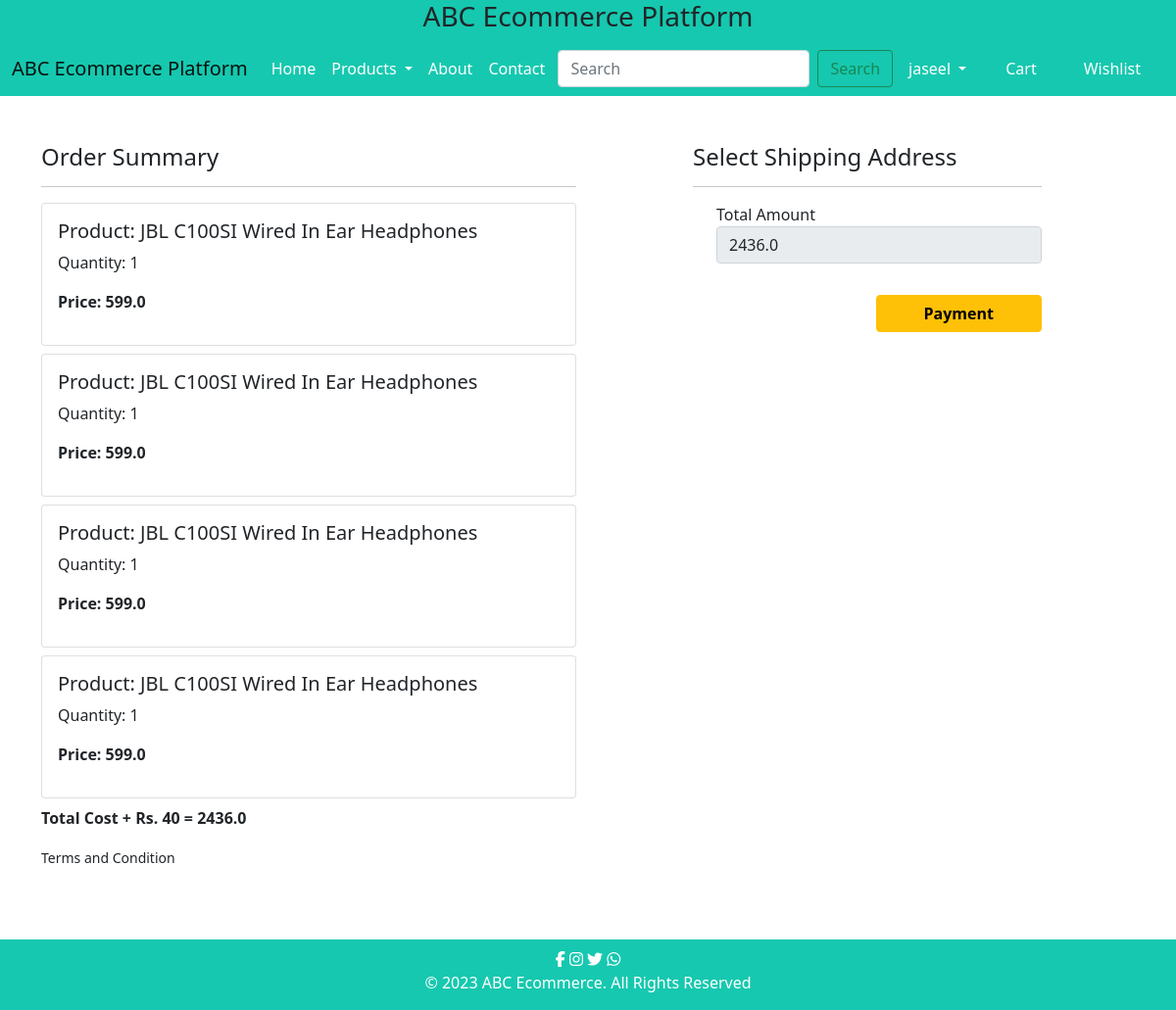
Before: /checkout/ (signed in) with the older database file.
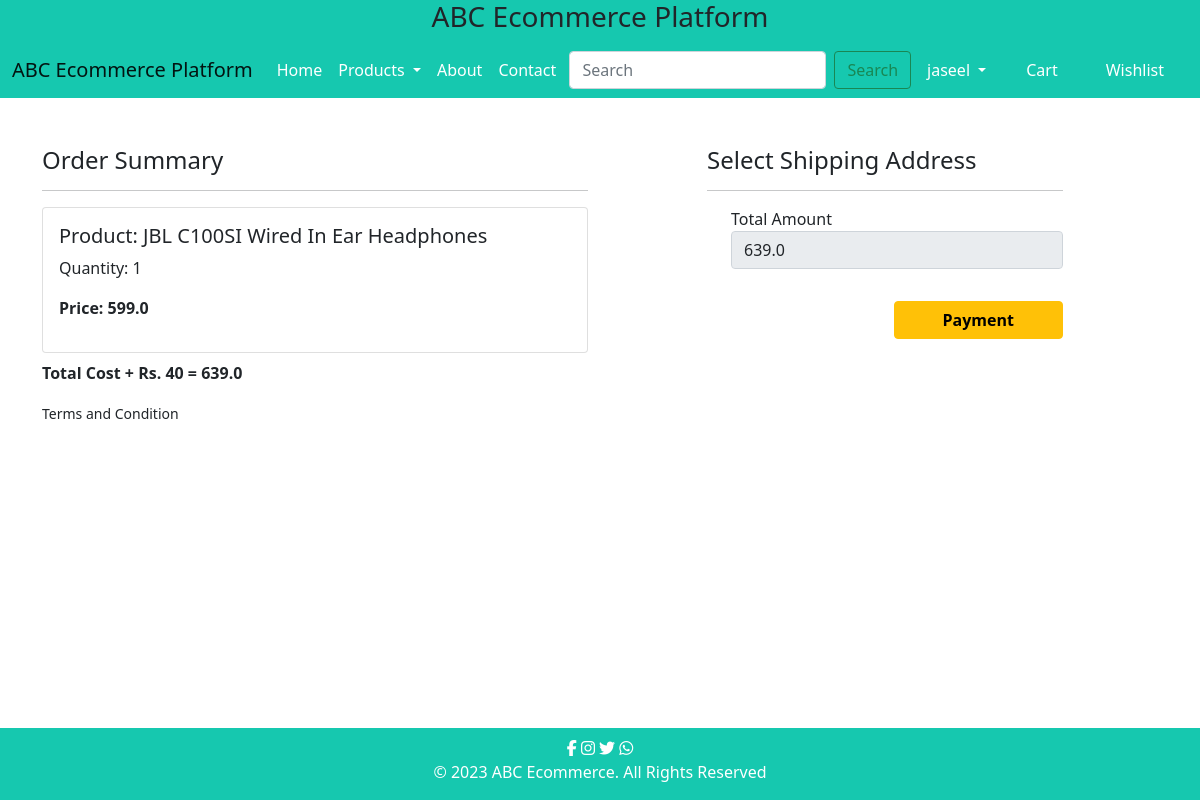
After: the same page with the newer database file.
### app/models.py (models this page shows, shortened)
class Cart(models.Model):
    user = models.ForeignKey(User,on_delete=models.CASCADE)
    product = models.ForeignKey(Product,on_delete=models.CASCADE)
    quantity = models.PositiveIntegerField(default=1)

class Product(models.Model):
    title = models.CharField(max_length=100)
    selling_price = models.FloatField()
    discounted_price = models.FloatField()
    description = models.TextField()
    category = models.CharField(choices=CATEGORY_CHOICES, max_length=50)
    product_image = models.ImageField(upload_to='product')

### app/views.py (the view, shortened to what this page needs)
# urls.py: path('checkout/',views.checkout.as_view(), name='checkout'),
class checkout(View):
    def get(self,request):
        user = request.user
        add = Customer.objects.filter(user=user)
        cart_items = Cart.objects.filter(user=user)
        finalamount = 0
        for p in cart_items:
            value = p.quantity * p.product.discounted_price
            finalamount = finalamount + value
        totalamount = finalamount + 40
        razoramount = int(totalamount * 100)
        client = razorpay.Client(auth=(settings.RAZOR_KEY_ID, settings.RAZOR_KEY_SECRET))
        data = { "amount":razoramount,"currency": "INR", "receipt": "order_rcptid_12"}
        payment_response = client.order.create(data=data)
        print(payment_response)
        order_id = payment_response['id']
        order_status = payment_response['status']
        return render(request, 'app/checkout.html',locals())

### app/templates/app/checkout.html (shortened to what this page needs)
{% extends 'app/base.html' %}
{% load static %}
{% block main-content %}
<div class="container">
    <div class="row mt-5">
        <div class="col-sm-6">
            <h4>Order Summary</h4>
            <hr>
            {% for item in cart_items %}
                <div class="card mb-2">
                    <div class="card-body">
                        <h5>Product: {{item.product.title}}</h5>
                        <p>Quantity: {{item.quantity}}</p>
                        <p class="fw-bold">Price: {{item.product.discounted_price}}</p>
                    </div>
                </div>
            {% endfor %}
            <p class="fw-bold">Total Cost + Rs. 40 = {{totalamount}}</p>
            <small>Terms and Condition</small>
        </div>
        <div class="col-sm-4 offset-sm-1">
            <h4>Select Shipping Address</h4>
            <hr>
            <form method="post" id="myform">
                    <div class="form-check mb-3">
                        <label for="totalamount" class="for-label">Total Amount</label>
                        <input type="number" class="form-control" name="totalamount" value={{totalamount}} readonly>
                    </div>
                    <div class="text-end">
                        <button id="rzp-button1" type="submit" class="btn btn-warning mt-3 px-5 fw-bold">Payment</button>
                    </div>
            </form>
        </div>
    </div>
</div><br><br><br><br><br><br>
{% endblock main-content %}

Changed rows visible on the page:
removed Cart: product "JBL C100SI Wired In Ear Headphones", quantity "1", product.discounted_price "599.0"
removed Cart: product "JBL C100SI Wired In Ear Headphones", quantity "1", product.discounted_price "599.0"
removed Cart: product "JBL C100SI Wired In Ear Headphones", quantity "1", product.discounted_price "599.0"
Other visible differences:
{{ totalamount }}: "2436.0" → "639.0"
form field totalamount: "2436.0" → "639.0"
